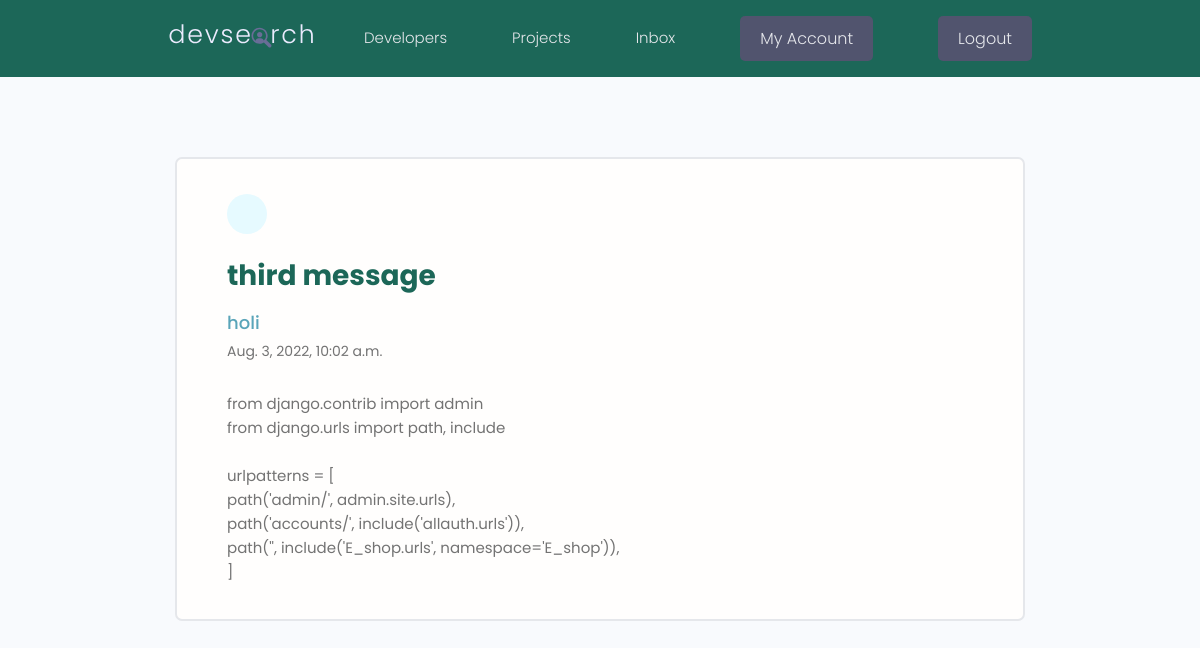
Page /message/44e5325d-41be-422a-8d26-c598e41a986c/ (signed in) on the committed database.
### users/models.py (models this page shows, shortened)
class Message(models.Model):
    sender=models.ForeignKey(Profile, on_delete=models.SET_NULL, null=True, blank=True)
    recipient=models.ForeignKey(Profile, on_delete=models.SET_NULL, null=True, blank=True, related_name='messages')
    name = models.CharField(max_length=200, null=True, blank=True)
    email = models.EmailField(max_length=200, null=True, blank=True)
    subject = models.CharField(max_length=200, null=True, blank=True)
    body = models.TextField()
    is_read= models.BooleanField(default=False, null=True)
    created = models.DateTimeField(auto_now_add=True)
    id = models.UUIDField(default=uuid.uuid4, unique=True, primary_key=True,
                          editable=False)
    class Meta:
        ordering=['is_read', '-created']

### users/views.py (the view)
# urls.py: path('message/<str:pk>/', views.viewMessage, name='message'),
@login_required(login_url='login')
def viewMessage(request, pk):
    profile=request.user.profile
    message=profile.messages.get(id=pk)
    if message.is_read==False:
        message.is_read=True
        message.save()
    context={'message':message}
    return render(request, 'users/message.html', context)

### users/templates/users/message.html (shortened to what this page needs)
{% extends 'main.html'%}
{% block content %}
  <main class="messagePage my-xl">
    <div class="content-box">
      <div class="message">
        <a class="backButton" href="{% url 'inbox' %}"></a>
        <h2 class="message__subject">{{message.subject}}</h4>
          {% if message.sender %}
          <a href="{% url 'user-profiles' message.sender.id %}" class="message__author">{{message.name}}</a>
          {% else %}
          <a  class="message__author">{{message.name}}</a >
          {% endif %}
          <p class="message__date">{{message.created}}</p>
          <div class="message__body">
            {{message.body|linebreaksbr}}
          </div>
      </div>
    </div>
  </main>
{% endblock content %}

### static/styles/app.css (style rules this page uses)
:root { --color-sub: #1C6758; }
.content-box { width: 95%; max-width: 85rem; margin: 0 auto; }
.message { padding: 2.5rem 0; }
.message > a { display: flex; gap: 1rem; }
.message__author, .message__date { flex-basis: 25%; }
.message__subject { flex-basis: 50%; }
.message__date { text-align: right; }
.messagePage .message { list-style: none; background: var(--color-white); padding: 3.5rem 5rem; border: 2px solid var(--color-light); border-radius: 0.7rem; }
.messagePage .message__subject { font-size: 2.8rem; color: var(--color-sub); margin-bottom: 1rem; margin-top: 2rem; }
.messagePage .message__author { font-size: 1.8rem; font-weight: 500; }
.messagePage .message__date { font-size: 1.4rem; font-weight: 400; text-align: left; margin-bottom: 3rem; }
.backButton { background: var(--color-main-light); color: var(--color-main); width: 4rem; height: 4rem; display: flex; align-items: center; justify-content: center; border-radius: 50%; }

### static/uikit/styles/modules/_variables.css (style rules this page uses)
:root { --color-main: #5aa5b9; --color-main-light: #e6faff; --color-sub: #3f4156; --color-sub-light: #51546e; --color-sub-lighter: #ededfd; --color-text: #737373; --color-gray: #8b8b8b; --color-light: #e5e7eb; --color-light-gray: #767676; --color-bg: #f8fafd; --color-white: #fffefd; --color-white-light: #f3f3f3; --color-success: #359e64; --color-success-bg: #def8e8; --color-error: #fc4b0b; --color-error-bg: #fff2ee; --font-base: 'Poppins', arial, helvetica, 'Segoe UI', roboto, ubuntu, sans-serif; --font-monospace: 'Fira Code', 'Courier New', courier, monospace; --font-regular: 300; --font-medium: 500; --font-bold: 700; --generic-shadow: 1px 1px 5px #00000010; --generic-transition: all 0.3s ease-in-out; }

### static/uikit/styles/modules/_base.css (style rules this page uses)
* { margin: 0; padding: 0; box-sizing: border-box; text-rendering: optimizeLegibility; color: inherit; font-size: inherit; }
html { font-size: 50%; }
@media only screen and (min-width: 480px) { html { font-size: 56.25%; } }
@media only screen and (min-width: 1200px) { html { font-size: 62.5%; } }
body { line-height: 1.6; font-weight: 400; font-size: 1.5rem; color: var(--color-text); background-color: var(--color-bg); min-height: 100vh; }

### static/uikit/styles/modules/_typography.css (style rules this page uses)
* { font-family: var(--font-base); }
h2 { font-size: 3.6rem; font-weight: var(--font-bold); }
p, span, strong { font-size: 1.6rem; color: var(--color-text); font-weight: var(--font-regular); }
a { padding-bottom: 2px; text-decoration: none; display: inline-block; color: var(--color-main); font-weight: var(--font-medium); }

### static/uikit/styles/modules/_utilities.css (style rules this page uses)
.my-xl { margin: 8rem auto; }

### rows in the picture
Message: subject "third message", name "holi", created "Aug. 3, 2022, 10:02 a.m.", body "from django.contrib import admin from django.urls import path, include urlpatterns = [ path('admin/', admin.site.urls), path('accounts/', include('allauth.urls')), path('', include('E_shop.urls', namespace='E_shop')), ]"
